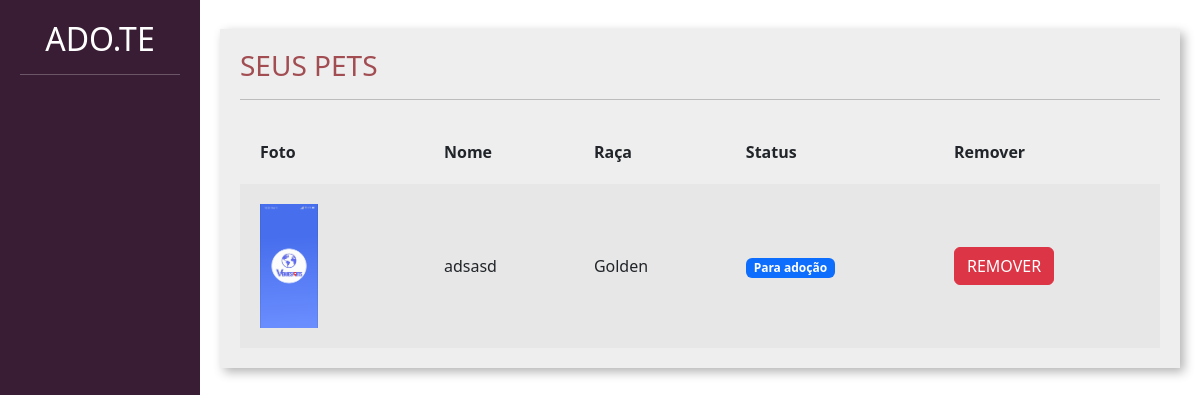
Page /divulgar/seus_pets/ (signed in) on the committed database.
### divulgar/models.py (models this page shows, shortened)
class Pet(models.Model):
    choices_status = (('P','Para adoção'),
                      ('A','Adotado'))
    usuario = models.ForeignKey(User, on_delete=models.DO_NOTHING)
    foto = models.ImageField(upload_to="fotos_pets")
    nome = models.CharField(max_length=100)
    descricao = models.TextField()
    estado = models.CharField(max_length=50)
    cidade = models.CharField(max_length=50)
    telefone = models.CharField(max_length=50)
    tags = models.ManyToManyField(Tag)
    raca = models.ForeignKey(Raca, on_delete=models.DO_NOTHING)
    status = models.CharField(max_length=1, choices=choices_status, default='P')

class Raca(models.Model):
    raca = models.CharField(max_length=50)
    def __str__(self):
        return self.raca

### divulgar/views.py (the view)
# urls.py: path('seus_pets/', views.seus_pets, name="seus_pets"),
@login_required
def seus_pets(request):
    if request.method == "GET":
        pets = Pet.objects.filter(usuario=request.user)
        return render(request, 'seus_pets.html', {'pets': pets})

### divulgar/templates/seus_pets.html (shortened to what this page needs)
{% load static %}
<!doctype html>
<html lang="pt-BR">
    <head>
    <link href="https://cdn.jsdelivr.net/npm/bootstrap@5.3.0-alpha1/dist/css/bootstrap.min.css" rel="stylesheet">
    <link href="{% static 'usuarios/css/cadastro.css' %}" rel="stylesheet">
    <link href="{% static 'divulgar/css/novo_pet.css' %}" rel="stylesheet">
    <link href="{% static 'divulgar/css/seus_pet.css' %}" rel="stylesheet">
    </head>
    <body>
        <div class="container-fluid">
            <div class="row">
                <div class="col-md-2 bg-side sidebar">
                    <h2>ADO.TE</h2>
                    <hr>
                </div>
                <div class="col-md">
                    <div class="wrapper">
                        <div class="box width80">
                            <h3 class="font-vinho">SEUS PETS</h3>
                            <hr>
                             <table class="tabela" cellpadding="20">
                                <tr>
                                    <th>Foto</th>
                                    <th>Nome</th>
                                    <th>Raça</th>
                                    <th>Status</th>
                                    <th>Remover</th>
                                </tr>
                                    {% for pet in pets%}
                                    <tr class="tabela-linha">
                                        <td width="20%">
                                            <img width="40%" src="{{pet.foto.url}}">
                                        </td>
                                        <td>
                                            {{pet.nome}}
                                        </td>
                                        <td>
                                            {{pet.raca}}
                                        </td>
                                        <td>
                                            {% if pet.status == "P" %}
                                            <span class="badge text-bg-primary">Para adoção</span>
                                            {% elif pet.status == "A" %}
                                            <span class="badge text-bg-success">Adotado</span>
                                            {% endif%}
                                        </td>
                                        <td>
                                            <a href="{% url 'remover_pet' pet.id %}" class="btn btn-danger">REMOVER</a>
                                        </td>
                                    </tr>
                                    {% endfor %}
                            </table>
                        </div>
                    </div>
                </div>
            </div>
        </div>
    </body>
</html>

### templates/static/usuarios/css/cadastro.css (style rules this page uses)
.bg-side { background-color: #391D34; color: white; height: 100vh; }

### templates/static/divulgar/css/novo_pet.css (style rules this page uses)
.sidebar { text-align: center; padding: 20px; }
.wrapper { margin-top: 3%; display: flex; flex-direction: row; justify-content: center; align-items: center; }
.box { padding:20px; width: 50vw; background: rgb(238, 238, 238); box-shadow: 4px 4px 10px rgba(0,0,0,.3); }
.font-vinho { color: #A24D52; }

### templates/static/divulgar/css/seus_pet.css (style rules this page uses)
.width80 { width: 80vw; }
.tabela { width: 100%; margin-top: 20px; }
.tabela-linha { background-color: #e8e7e7; }

### rows in the picture
Pet: foto (picture), nome "adsasd", raca "Golden", status "Para adoção"
